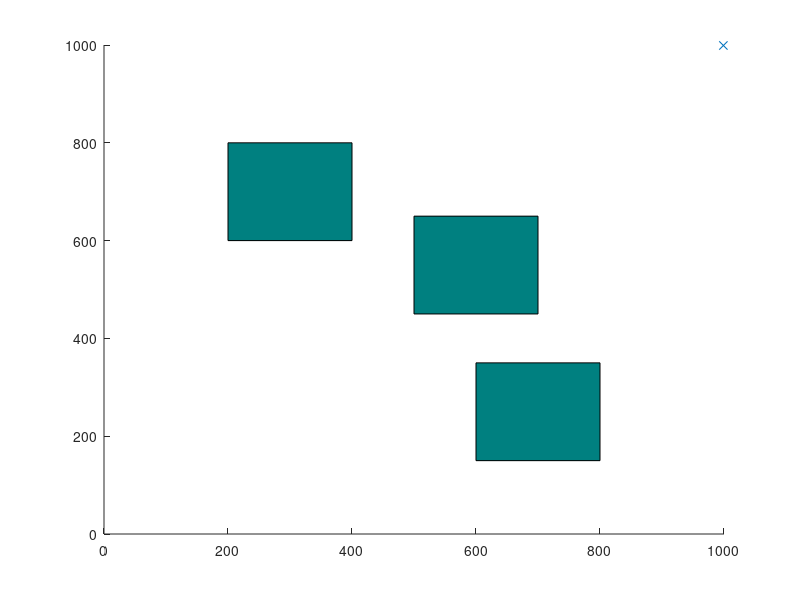

MATLAB code to generate this figure: (Note: this script raises an error after producing the figure.)
clearvars
close all
addpath('function')
x_max = 1000;
y_max = 1000;
obstacle1 = [500, 450, 200, 200];
obstacle2 = [200, 600, 200, 200];
obstacle3 = [600, 150, 200, 200];
numNodes = 3000;
EPS = 20;

q_start.coord = [0 0];
q_start.cost = 0;
q_start.parent = 0;
q_goal.coord = [999 999];
q_goal.cost = 0;

nodes(1) = q_start;
figure(1)
axis([0 x_max 0 y_max])
rectangle('Position', obstacle1, 'FaceColor', [0,.5,.5])
hold on
rectangle('Position', obstacle2, 'FaceColor', [0,.5,.5])
hold on
rectangle('Position', obstacle3, 'FaceColor', [0,.5,.5])
hold on

for i = 1:numNodes
    if rand > 0 && rand < 0.2
        q_rand = q_goal.coord;
    else
        q_rand = [floor(rand(1)*x_max) floor(rand(1)*y_max)];
    end
    plot(q_rand(1), q_rand(2), 'x', 'Color', [0 0.4470 0.7410]);

    for j = 1:length(nodes)
        if nodes(j).coord == q_goal.coord
            break
        end
    end

    ndist = [];
    for j = 1:length(nodes)
        tmp = dist(nodes(j).coord, q_rand);
        ndist = [ndist tmp];
    end
    [val, idx] = min(ndist);
    q_near = nodes(idx);

    q_new.coord = steer(q_rand, q_near.coord, val, EPS);
    if noCollision(q_rand, q_near.coord, obstacle1) ...
    && noCollision(q_rand, q_near.coord, obstacle2) ...
    && noCollision(q_rand, q_near.coord, obstacle3)
        line([q_near.coord(1), q_new.coord(1)], [q_near.coord(2), q_new.coord(2)], 'Color', 'k', 'LineWidth', 2);
        drawnow
        hold on
        q_new.cost = dist(q_new.coord, q_near.coord) + q_near.cost;
        for j = 1:length(nodes)
            if nodes(j).coord == q_near.coord
                q_new.parent = j;
            end
        end
        nodes = [nodes q_new];

        if q_goal.coord(1) - q_new.coord(1) < EPS && q_goal.coord(2) - q_new.coord(2) < EPS
            line([q_new.coord(1), q_goal.coord(1)], [q_new.coord(2), q_goal.coord(2)], 'Color', 'k', 'LineWidth', 2);
            drawnow
            hold on
            for j = 1:length(nodes)
                if nodes(j).coord == q_new.coord
                    q_goal.parent = j;
                end
            end
            break
        end
    end
end

q_end = q_goal;
while q_end.parent ~= 0
    start = q_end.parent;
    line([q_end.coord(1), nodes(start).coord(1)], [q_end.coord(2), nodes(start).coord(2)], 'Color','r', 'LineWidth', 2);
    drawnow
    hold on
    q_end = nodes(start);
end